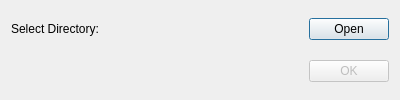
<?xml version="1.0" encoding="UTF-8"?>
<ui version="4.0">
 <class>folderDialog</class>
 <widget class="QDialog" name="folderDialog">
  <property name="geometry">
   <rect>
    <x>0</x>
    <y>0</y>
    <width>400</width>
    <height>100</height>
   </rect>
  </property>
  <property name="sizePolicy">
   <sizepolicy hsizetype="Expanding" vsizetype="Expanding">
    <horstretch>0</horstretch>
    <verstretch>0</verstretch>
   </sizepolicy>
  </property>
  <property name="windowTitle">
   <string>Select Directory</string>
  </property>
  <layout class="QVBoxLayout" name="verticalLayout">
   <item>
    <layout class="QHBoxLayout" name="horizontalLayout">
     <item>
      <widget class="QLabel" name="label">
       <property name="sizePolicy">
        <sizepolicy hsizetype="Expanding" vsizetype="Minimum">
         <horstretch>0</horstretch>
         <verstretch>0</verstretch>
        </sizepolicy>
       </property>
       <property name="text">
        <string>Select Directory:</string>
       </property>
      </widget>
     </item>
     <item>
      <widget class="QDialogButtonBox" name="bOpen">
       <property name="sizePolicy">
        <sizepolicy hsizetype="Minimum" vsizetype="Minimum">
         <horstretch>0</horstretch>
         <verstretch>0</verstretch>
        </sizepolicy>
       </property>
       <property name="standardButtons">
        <set>QDialogButtonBox::Open</set>
       </property>
      </widget>
     </item>
    </layout>
   </item>
   <item>
    <layout class="QHBoxLayout" name="horizontalLayout_2">
     <item>
      <widget class="QLabel" name="lPath">
       <property name="sizePolicy">
        <sizepolicy hsizetype="Expanding" vsizetype="Minimum">
         <horstretch>0</horstretch>
         <verstretch>0</verstretch>
        </sizepolicy>
       </property>
       <property name="text">
        <string/>
       </property>
      </widget>
     </item>
     <item>
      <widget class="QDialogButtonBox" name="bOk">
       <property name="enabled">
        <bool>false</bool>
       </property>
       <property name="sizePolicy">
        <sizepolicy hsizetype="Minimum" vsizetype="Minimum">
         <horstretch>0</horstretch>
         <verstretch>0</verstretch>
        </sizepolicy>
       </property>
       <property name="autoFillBackground">
        <bool>false</bool>
       </property>
       <property name="orientation">
        <enum>Qt::Horizontal</enum>
       </property>
       <property name="standardButtons">
        <set>QDialogButtonBox::Ok</set>
       </property>
      </widget>
     </item>
    </layout>
   </item>
  </layout>
 </widget>
 <resources/>
 <connections>
  <connection>
   <sender>bOk</sender>
   <signal>rejected()</signal>
   <receiver>folderDialog</receiver>
   <slot>reject()</slot>
   <hints>
    <hint type="sourcelabel">
     <x>316</x>
     <y>260</y>
    </hint>
    <hint type="destinationlabel">
     <x>286</x>
     <y>274</y>
    </hint>
   </hints>
  </connection>
  <connection>
   <sender>bOk</sender>
   <signal>accepted()</signal>
   <receiver>folderDialog</receiver>
   <slot>accept()</slot>
   <hints>
    <hint type="sourcelabel">
     <x>248</x>
     <y>254</y>
    </hint>
    <hint type="destinationlabel">
     <x>157</x>
     <y>274</y>
    </hint>
   </hints>
  </connection>
 </connections>
</ui>
